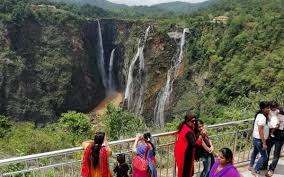
#> input picture learnings/computervision/download.jpeg, 284 x 177 px
$ python sampleImage.py
#> lines starting #> are read from the running program, lines starting #| are printed output that depends on the picture
import skimage.io as io
import matplotlib.pyplot as plt
import numpy as np

img=io.imread('download.jpeg')
#> img is the input picture: shape (177, 284, 3); mean R, G, B 93.5, 91.1, 75

# plt.imshow(img)
# plt.show()
print(img.shape)
#| (177, 284, 3)

red=img[:,:,0]
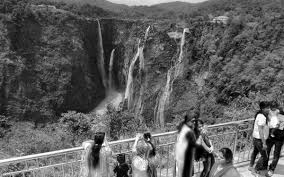
#> red: shape (177, 284); min 0, max 255, mean 93.5
green=img[:,:,1]
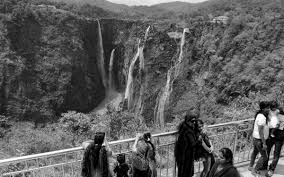
#> green: shape (177, 284); min 0, max 255, mean 91.1
blue=img[:,:,2]
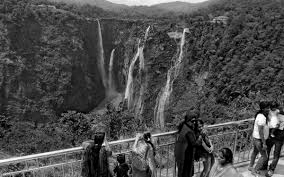
#> blue: shape (177, 284); min 0, max 255, mean 75

# [8 lines of commented-out code are left out]

def filtering(img, f=0):

    # Dimensions from the input shape
#> called with f = 11
    (rows, col, channels) = img.shape
#> rows = 177; col = 284; channels = 3

    # Initialize "hyper parameters"
    stride = 1

    # Dimensions of the output
    n_rows = int(1 + (rows - f) / stride)
#> n_rows = 167
    n_col = int(1 + (col - f) / stride)
#> n_col = 274
    n_channels = channels
#> n_channels = 3

    # Initialize output matrix A
    n_img = np.zeros((n_rows, n_col, n_channels))

    # iterate through img
    for h in range(n_rows):
        for w in range(n_col):
            for c in range (n_channels):
                vert_start = h*stride
                vert_end = vert_start + f
                horiz_start = w*stride
                horiz_end = horiz_start + f

                # extract slice we are dealing with
                n_slice = img[vert_start:vert_end, horiz_start:horiz_end, c]

                # Compute the filtering operation on the slice
                n_img[h, w, c] = np.mean(n_slice, dtype=int)
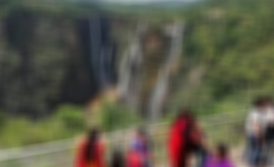
#> n_img: shape (167, 274, 3) float64; mean R, G, B 91.2, 89.2, 72.3
    return n_img

A=filtering(img,f=11);
print(A.shape)
#| (167, 274, 3)
plt.imshow(A)
plt.show();

$ run again, with learnings/computervision/image.jpg copied over learnings/computervision/download.jpeg
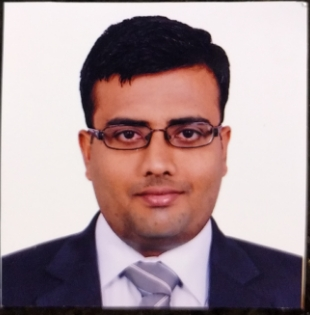
#> input picture learnings/computervision/image.jpg, 310 x 315 px
#> img is the input picture: shape (315, 310, 3); mean R, G, B 171.2, 149.7, 152.9
#| (315, 310, 3)
#> `blue=img[:,:,2]`:
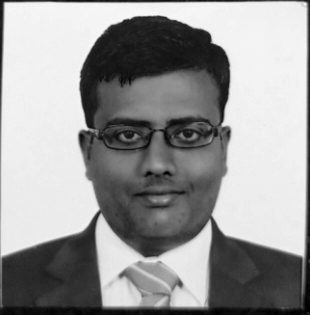
#> blue: shape (315, 310); min 0, max 248, mean 152.9
#> after the loop in filtering, `for h in range(n_rows):`:
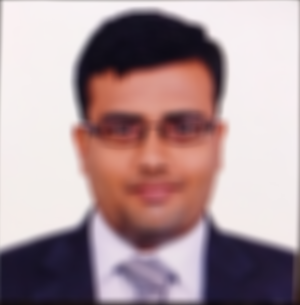
#> n_img: shape (305, 300, 3) float64; mean R, G, B 173.7, 151.3, 154.7
#| (305, 300, 3)
